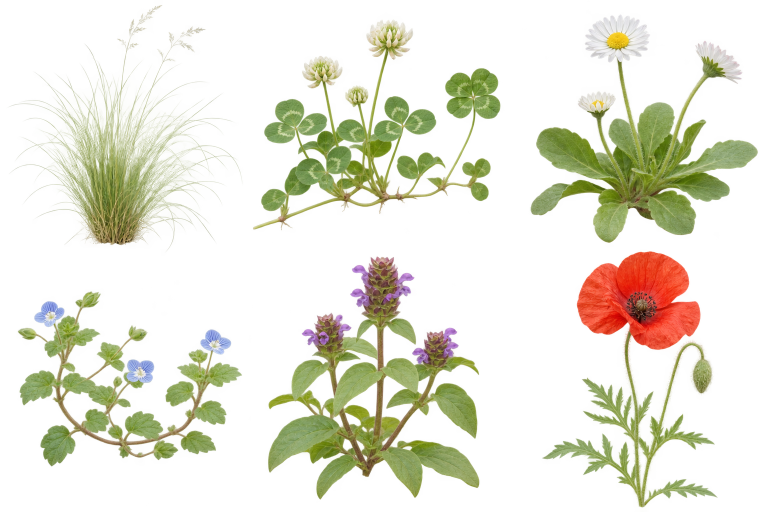
#> input picture scenes/meadow/fine-fescue/images/reference-original.png, 1536 x 1024 px (shown at 1/2 size)
$ python finalize.py
#> lines starting #> are read from the running program, lines starting #| are printed output that depends on the picture
from PIL import Image, ImageDraw, ImageFont
from pathlib import Path
import json,shutil
ROOT=Path(__file__).resolve().parent
name=ROOT.name
source=Path('/workspace/scratch/0725a0f109cf')
spec={'bermuda-grass':('狗牙根','Cynodon dactylon','陆地草类-写实对照.png',(0,735,580,1010),'低矮匍匐枝条、连续茎节、密疏变化的尖叶小簇；叶片带中央浅折槽与卷曲。'), 'fine-fescue':('细叶羊茅','Fine fescue / Festuca rubra concept','land-assets-approval/02-草甸小花与羊茅-参考.png',(0,0,490,505),'细长、松散下弯叶束，基部聚拢，少量轻盈分枝花序；避免宽叶芦苇形态。'),'green-foxtail':('狗尾草','Setaria viridis','陆地草类-写实对照.png',(550,270,900,985),'五根错落的具节茎，叶鞘和叶片从同一节位连接；真实三维穗粒和细芒，不使用圆柱贴图假穗。')}
cn,latin,src,box,desc=spec[name]
original=source/src if (source/src).exists() else ROOT/'images/reference-original.png'
if original.resolve() != (ROOT/'images/reference-original.png').resolve():shutil.copy2(original,ROOT/'images/reference-original.png')
ref=Image.open(original).crop(box);ref.save(ROOT/'images/reference-crop.png')
#> after `ref = Image.open(original).crop(box)`:
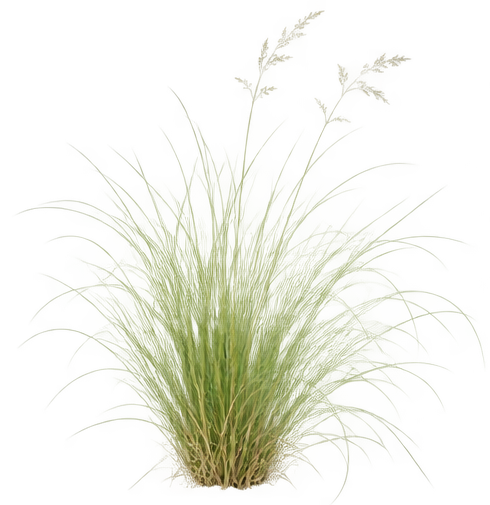
#> ref: PIL image 490x505 RGBA; mean R, G, B, A 109, 115.8, 67.7, 30.5; transparent parts drawn white
for filename in ['cover','rear','export-check']:
 p=ROOT/'images'/f'{filename}.png'
 if p.exists():Image.open(p).save(p.with_suffix('.webp'),lossless=True,exact=True,method=6)
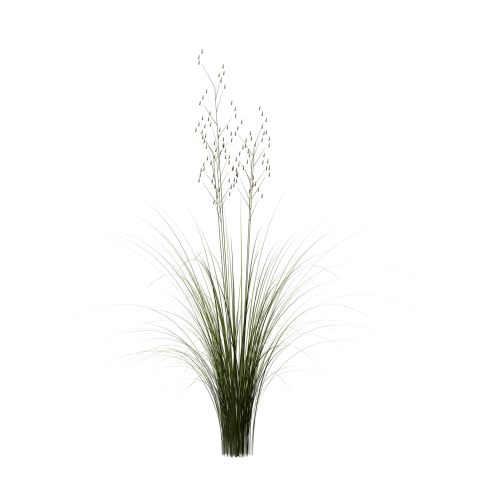
#> input picture scenes/meadow/fine-fescue/images/cover.webp, 1000 x 1000 px, given in place of cover.png, which was not available (shown at 1/2 size)
def panel(im):
 im=im.convert('RGBA');a=im.getchannel('A');bb=a.getbbox();im=im.crop(bb) if bb else im;im.thumbnail((560,740),Image.Resampling.LANCZOS)
#> after `a = im.getchannel('A')`:
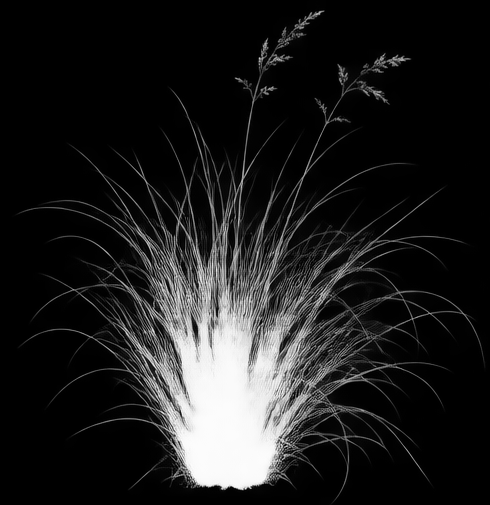
#> a: PIL image 490x505 L; min 0, max 254, mean 30.5
#> after `bb = a.getbbox()`: bb = (11, 0, 490, 505)
 out=Image.new('RGBA',(600,800),(228,231,222,255));out.alpha_composite(im,((600-im.width)//2,70+(700-im.height)//2));return out
board=Image.new('RGB',(1200,800),(228,231,222));board.paste(panel(ref).convert('RGB'),(0,0));board.paste(panel(Image.open(ROOT/'images/cover.png')).convert('RGB'),(600,0));d=ImageDraw.Draw(board);d.text((25,25),'APPROVED CONCEPT (crop)',fill=(30,35,30));d.text((625,25),'ACTUAL MODEL / Blender render',fill=(30,35,30));board.save(ROOT/'images/comparison.webp',quality=94)
#> in panel, im is the input picture: PIL image 1000x1000 RGBA; mean R, G, B, A 7.2, 7.7, 4.5, 8.2
#> in panel (call 2), `a = im.getchannel('A')`:
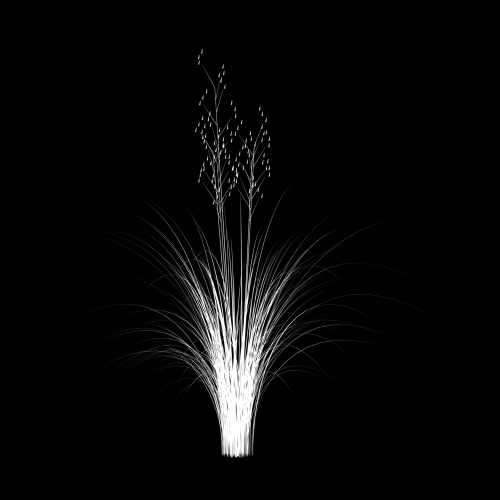
#> a: PIL image 1000x1000 L (shown at 1/2 size); min 0, max 255, mean 8.2
#> in panel (call 2), `bb = a.getbbox()`: bb = (110, 97, 877, 917)
#> in panel (call 2), `im = im.crop(bb) if bb else im`:
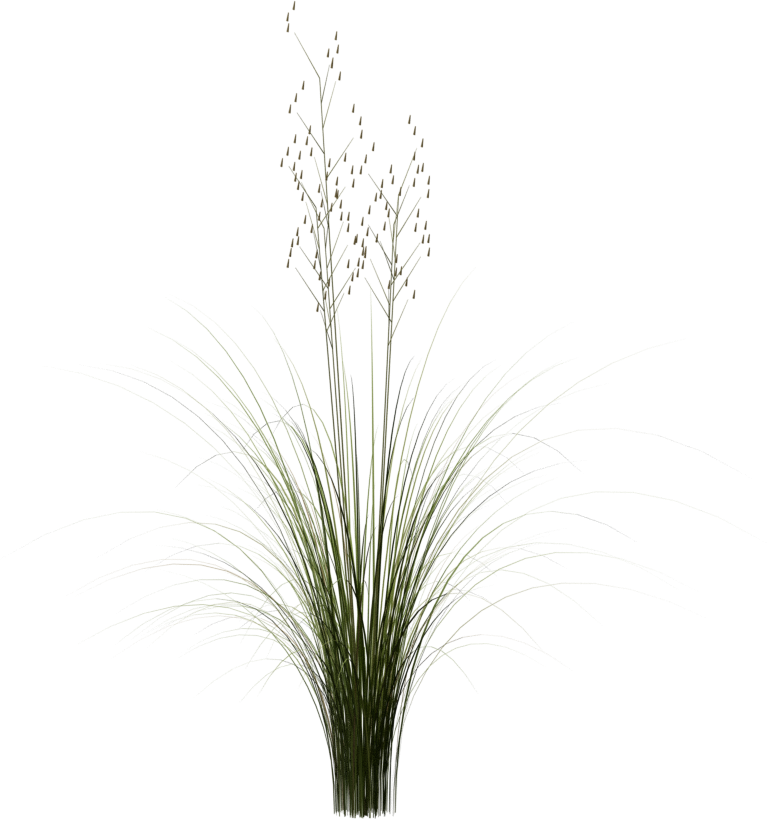
#> im: PIL image 767x820 RGBA; mean R, G, B, A 11.2, 12, 6.9, 13.1; transparent parts drawn white
#> in panel (call 2), `out.alpha_composite(im, ((600 - im.width) // 2, 70 + (700 - im.height)`:
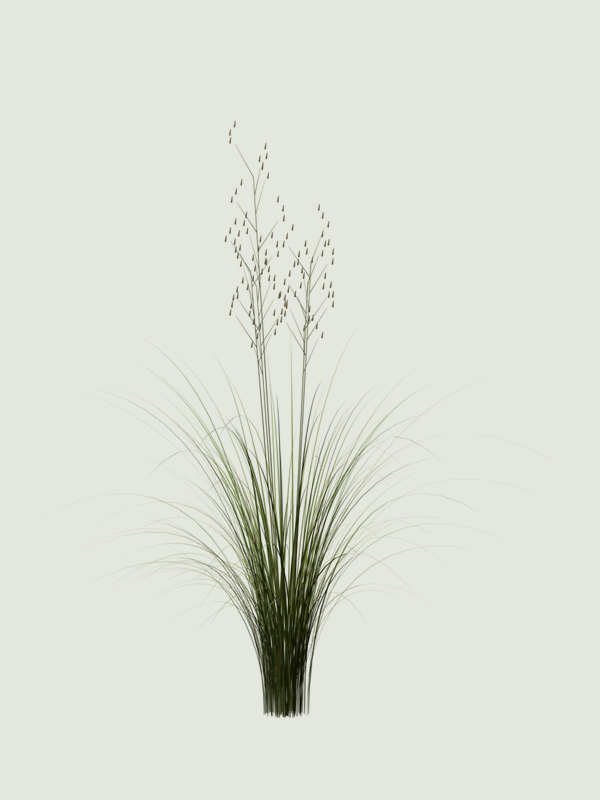
#> out: PIL image 600x800 RGBA; mean R, G, B, A 222.1, 225.3, 215.3, 255
#> after `board = Image.new('RGB', (1200, 800), (228, 231, 222))`:
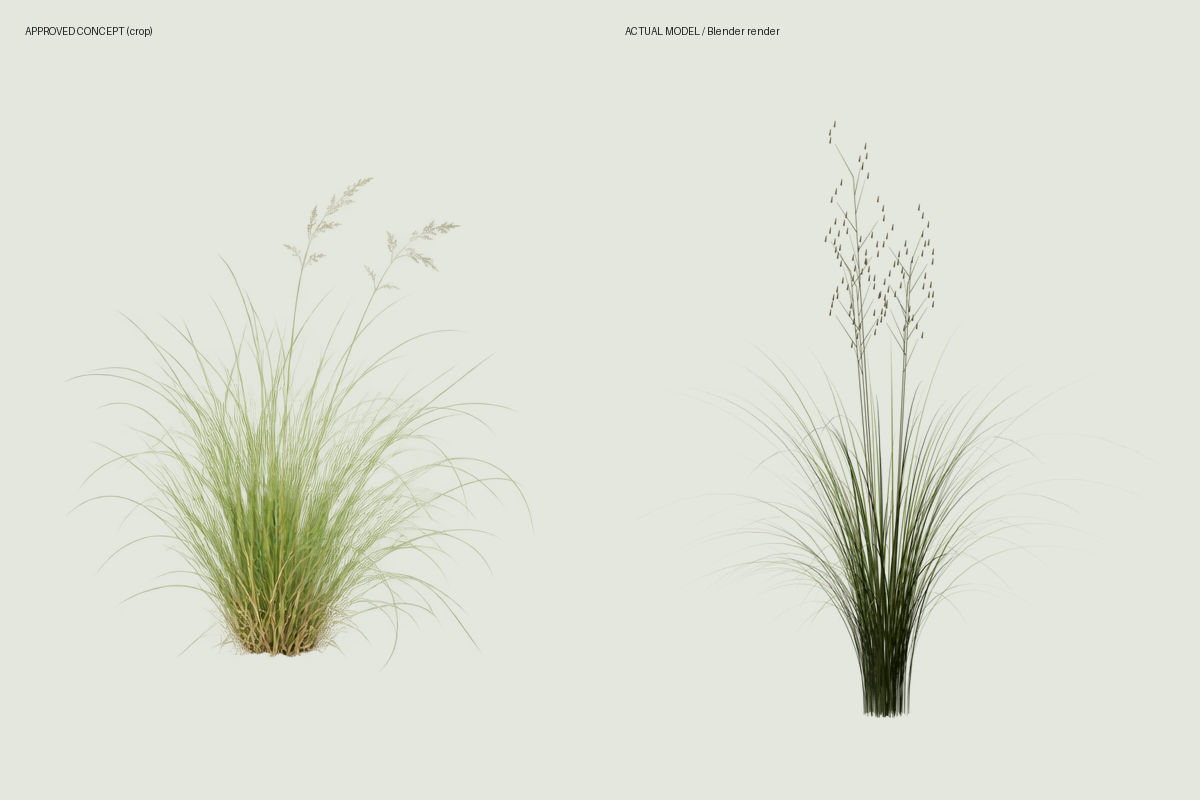
#> saved as comparison.webp: PIL image 1200x800 RGB; mean R, G, B 222, 225.3, 213.8
qa=json.load(open(ROOT/'qa.json')); dims=' × '.join(f'{x:.3f}' for x in qa['dimensions_m'])
#> (reads scenes/meadow/common-daisy/qa.json from the repository)
(ROOT/'README.md').write_text(f'''# {cn} / {latin}

独立自然草甸资产。{desc}

## 文件
- `model.blend`：可编辑源文件，按叶片、茎、叶鞘/节、花序等逻辑组保存，含摄影机和灯光。无底板。
- `model.glb`：纯模型、PBR、内嵌法线贴图；无背景、灯光或相机。
- `images/cover.webp`：透明底实际渲染；`rear.webp`：后侧实际渲染。
- `images/export-check.webp`：将 GLB 重新导入 Blender 后渲染。
- `images/comparison.webp`：批准概念裁剪与模型对照。
- `images/reference-original.png`、`reference-crop.png`：原始批准图及不重绘的目标区域。
- `build.py`：固定随机种子的完整建模/导出/渲染脚本。`verify-export.py`：独立导出回读渲染。`qa.json`：数值检查。

## 造型与材质
叶片不是透明平面广告牌，而是分段弯曲、有中央折槽、渐尖和轻微扭转的薄片网格。近看保留分层遮挡；表面使用 7 种低饱和叶绿/枯叶/茎色变体，粗糙度 0.73–0.83、非金属、低镜面反射。128×128 内嵌法线纹理表述纵向微细脉纹。无烘焙高光，无透明排序依赖，采用双面材质。

## 比例与坐标
#> (the run stopped early here; a loop or call above may not have finished)
